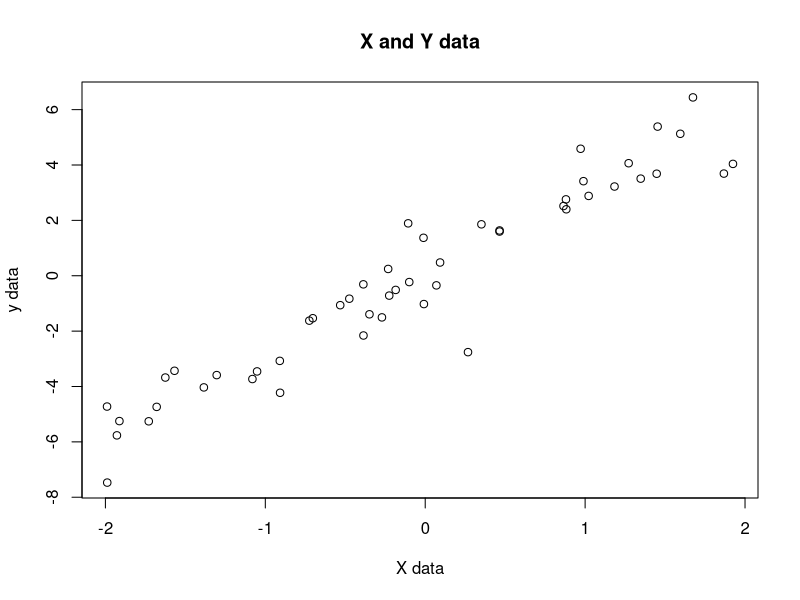

Recreate this plot in R. (Note: this script raises an error after producing the figure.)
#!/usr/bin/Rscript

rm(list=ls())
require("R.utils", quietly = TRUE)

clt.bounds <- function(x, y, alpha=.1) {
  lin.mod  <- lm(y~x-1)
  est.beta <- as.numeric(lin.mod$coefficients[1])
  quant    <- qnorm(1-alpha/2)
  n        <- length(x)
  sn       <- sd(x)
  
  lower.bound <- est.beta - (quant*sn/sqrt(n))
  upper.bound <- est.beta + (quant*sn/sqrt(n))
  
  # print solution
  printf("   estimated beta = %.4f\n", est.beta)
  printf("CLT - lower bound = %.4f\n", lower.bound)
  printf("CLT - upper bound = %.4f\n", upper.bound)
  plot(main="X and Y data", x, y, xlab="X data", ylab="y data")
}

bootstrap.bounds <- function(x, y, m = 1000) {
  n        <- length(x)
  lin.mod  <- lm(y~x-1)
  est.beta <- as.numeric(lin.mod$coefficients[1])
  eps      <- lin.mod$residuals
  sn       <- my.sn(lin.mod$residuals, x, n)
  
  Ts  <- c(1:m)
  for(i in Ts) {
    # 1 resample
    
    ### must be modified!!!
    eps.star <- sample(eps.cent, replace = TRUE)
    Z        <- x * est.beta + eps.star
    
    # 2 calculate T's
    lin.mod.star  <- lm(Z~x-1)
    est.beta.star <- as.numeric(lin.mod.star$coefficients[1])
    sn.star       <- as.numeric(my.sn(lin.mod.star$residuals, x, n))
    
    Ts[i]         <- sqrt(n) * (est.beta.star - est.beta)/sn.star
  }
  
  # sort T's
  Ts <- sort(Ts)
  
  lower.bound <- est.beta - (Ts[950]*sn/sqrt(n))
  upper.bound <- est.beta - (Ts[50]*sn/sqrt(n))
  
  printf("Bootstrap - lower bound = %.4f\n", lower.bound)
  printf("Bootstrap - upper bound = %.4f\n", upper.bound)
}

my.sn <- function(x) {
  n               <- length(n)
  big.eps.inverse <- 1/((x%*%x)/n)
  big.m           <- 
    
  return (sqrt(big.eps.inverse * big.m * big.eps.inverse))
}

# creation of simulated observations
n          <- 50
beta.given <- 3

eps  <- rnorm(n, mean = 0, sd = 1)
x    <- runif(n, min = -2, max = 2)
y    <- beta.given * x + eps

printf("        real beta = %.4f\n", beta.given)
clt.bounds(x, y, alpha = .1)
bootstrap.bounds(x, y)
